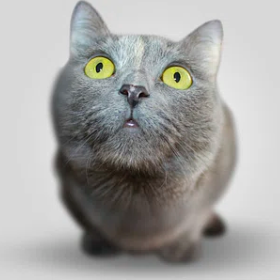
#> input picture Image Processing/cat.png, 280 x 280 px, found by its file name
$ jupyter execute Random_Numbers.ipynb   (shell and % lines are left out)
#> lines starting #> are read from the running program, lines starting #| are printed output that depends on the picture
# PHYS 481 Assignment 4

### Authors: Hayden Church, Aki Takimoto, Christian Salinas, Yuwan Nakamura

## Introduction
In this assignment, we analyze techinques of shuffling (riffle and overhand shuffling) and pseudorandom numbers applying it to programming. In addition, shuffling can be applied into image arrays with transformation. Finally, statistical tests (like Pearson's Chi-square) tests the hypothesis who a deck's sequence is drawn from a uniform random distribution.

[cell 1]
# Load standard libraries for numerical methods and plotting.
import numpy as np
import matplotlib.pyplot as plt

## Q1A

[cell 2]
#Q1A
deck_initial = np.zeros(52)
for i in range(len(deck_initial)):
    deck_initial[i] = i

def faro(deck, type):
    '''
    Takes in a original deck and the type of riffle shuffle (in or out) as arguments. Outputs a shuffled deck of cards.
    '''
    top = deck[0:26]                 #separate the input deck into top and bottom halves
    bottom = deck[26:52]
    shuffled = np.zeros(52)           #generates a blank deck of cards to copy the cards from the original deck into
    for j in range(len(top)):
        if type == 'out':              #if out shuffle, the top card stays the same
            shuffled[2*j] = top[j]
            shuffled[1 + 2*j] = bottom[j]
        if type == 'in':                  #if in shuffle, the top card is not the same
            shuffled[2*j] = bottom[j]
            shuffled[1 + 2*j] = top[j]

    return shuffled                          # returns the shuffled card


shuffles = 7                      #initialize number of shuffles executed in a row
decks = [deck_initial]    #list of decks, in which the shuffled version of the previous deck in the list will be appended to
for i in range(shuffles):
    decks.append(faro(decks[i], 'out'))     #apply faro shuffle to the last deck in the list of decks
print(decks[-1])                          #shows the deck after shuffles=7 shuffle.

Indeed 7 shuffles, the deck is not randomized because there is an obeservable pattern of +2 for each card in the first half of the deck, and the same pattern again in the other half.

## Q1B

[cell 3]
#Q1B
decks = [deck_initial, faro(deck_initial, 'in')]       #list of decks
counter = 1                                            #number of shuffles done

while np.allclose(decks[counter], deck_initial) is False:   #while loop that checks if deck has returned to original state
    decks.append(faro(decks[counter], 'in'))        #append shuffled version of the most recent deck in the list to the list
    counter = counter + 1                           #iterate counter

print(decks[-1])                          #show what the deck looks like after counter iterations.(should be original deck)
print('It takes', counter, 'shuffles for an in-shuffle to get back to the original deck.')

## Q1C

[cell 4]
#Q1C
def overhand(deck_initial, N):
    '''
    Takes the unshuffled deck and the number of cards taken from the top of the deck as arguments.
    Performs overhand shuffle
    '''
#> called with deck_initial = array of shape (52,), N = 8
    deck_new = np.zeros(52)              #creates blank deck to copy the cards into. this will be the shuffled deck
    for i in range(52//N):               #for loop that performs the shuffle for how many times N fits into 52
        deck_new[52 - (i+1)*N : 52 - i*N] = deck_initial[i*N : (i+1)*N]
    if 52//N != 0:                       #if 52 divided by N has a remainder, copies the remainder from original deck to copy
        deck_new[52 - ((52//N)+1)*N + np.abs((52 - ((52//N)+1)*N)) : 52 - (52//N)*N] = deck_initial[(52//N)*N : ((52//N)+1)*N - np.abs((52 - ((52//N)+1)*N))]
    return deck_new                      # returns shuffled deck

[cell 5]
N = 8                                                  #initialize how many cards are taken from top of deck
decks = [deck_initial, overhand(deck_initial, N)]      #list of decks that will contain decks from zero iteration(original) to N interations
counter = 1

while np.allclose(decks[counter], deck_initial) is False:  #while loop that stops when the deck has returned to original state
    decks.append(overhand(decks[counter], N))              #append shuffled version of the most previous deck in the list to the list
    counter = counter + 1                                  #iterate counter(represents number of iterations done)

print(decks[-1])                                           #shows that the deck has returned to original state
print('It takes', counter, 'shuffles for an overhand shuffle to get back to the original deck when N =', N, '.')

## Q1D

From a real card shuffle, there would be more iterations until the cards have returned to their original order. Humans can mess up their shuffle if they don't count the number of cards they have taken to shuffle. Like the overhand shuffle, they can accidentally grab more or less amount of block size N when shuffling. There can be miscounts or misplacements while they shuffle causing inconsistencies. But for in-shuffle, the number of times to shuffle back to the original order could be 7 times instead of the 52 times calculated here. Indeed, the mathematical models rely on systematic patterns, which removes randomness that can be seen in a real card shuffle such as human error; a person might not be able to perfectly execute a faro shuffle each time.

## Q2A

[cell 6]
#Q2A
import matplotlib

def catmap(square):
    """
    Apply Arnold's cat map to a square NxN numpy array
    using array indexing.
    """
    nx,ny = square.shape[0:2]
    assert (nx == ny & ny > 1)
    x, y = np.arange(nx), np.arange(ny)
    x1, y1 = np.meshgrid(x, y, sparse=False, indexing='ij')
    xx = x1 + y1
    yy = x1 + 2*y1
    return square[xx % nx, yy % ny]


def display_img(img1):
    """
    Display 1 RGBA images in matplotlib format inline in Jupyter.
    Disable any resizing of the images; show them at the exact resolution of the image without rescaling the pixel size.
    """
    dpi = matplotlib.rcParams['figure.dpi']  # dots per inch of the device
    height = img1.shape[0]
    width = img1.shape[1]
    figsize = width / float(dpi), height / float(dpi)
    plt.figure(figsize=figsize)
    plt.imshow(img1)


# read in image and create copy
img = plt.imread('cat.png')
#> img is the input picture: shape (280, 280, 3) float32; mean R, G, B 0.647, 0.645, 0.636
cat = img.copy()

# display the original unaltered image
display_img(img)
cat_iter = 0

# alter and display first 6 iterations
for i in range(6):
    img = catmap(img)
    display_img(img)
    cat_iter += 1
#> this loop made 6 passes
#> pass 1, `img = catmap(img)`:
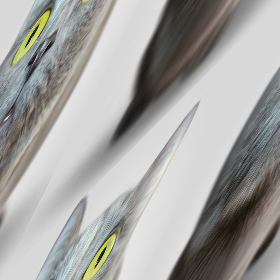
#> img: shape (280, 280, 3) float32; mean R, G, B 0.647, 0.645, 0.636
#> after the loop:
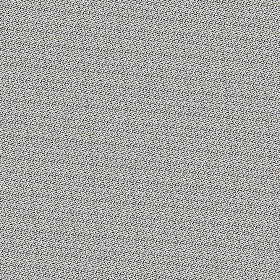
#> img: shape (280, 280, 3) float32; mean R, G, B 0.647, 0.645, 0.636
#> after the loop, cat_iter = 6
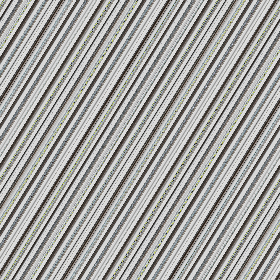
#> shown: shape (280, 280, 3) float32; mean R, G, B 0.647, 0.645, 0.636
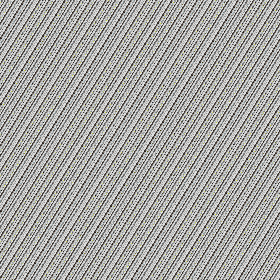
#> shown: shape (280, 280, 3) float32; mean R, G, B 0.647, 0.645, 0.636

## Q2B

[cell 7]
#Q2B

# iterate until altered image == original image
while 1:
    img = catmap(img)
    cat_iter += 1

    if ((img[i] == cat[i]).all()):
        break
#> this loop made 114 passes
#> pass 1, `img = catmap(img)`:
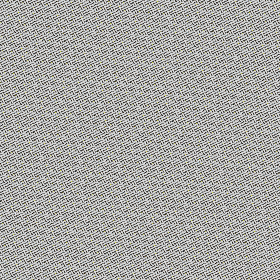
#> img: shape (280, 280, 3) float32; mean R, G, B 0.647, 0.645, 0.636
#> pass 2, `img = catmap(img)`:
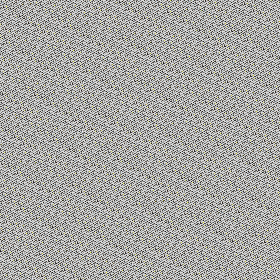
#> img: shape (280, 280, 3) float32; mean R, G, B 0.647, 0.645, 0.636
#> pass 3, `img = catmap(img)`:
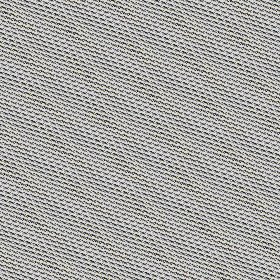
#> img: shape (280, 280, 3) float32; mean R, G, B 0.647, 0.645, 0.636
#> after the loop, cat_iter = 120

print("ITERATIONS UNTIL ORIGINAL STATE:", cat_iter)
#| ITERATIONS UNTIL ORIGINAL STATE: 120
display_img(img)

## Q2C
It is hard for computers to generate randomness because they are binary machines that are deterministic. There is no point in computation to introduce randomness because all calculations come from a series of 1s and 0s. The CPU takes inputs and is designed to give a specific output based on the input. Computers are completely deterministic, and algorithmically based from things as simple as truth tables and boolean logic that have been extended into logic gates. All of the math involved in building a computer is based off yes or no, true false, 1 or 0.

## Q3A

[cell 8]
#Q3A
from scipy.stats import chisquare

# setting for random shuffling
deck = list(range(0,52))
num_shuffle = 1000
all_sequences = len(deck)
drawn_box = []

def probability(deck, num_shuffle):
    # Create a random number generator instance
#> called with num_shuffle = 1000
    random = np.random.default_rng()

    # loop, shuffle deck, and append the first drawn card
    for i in range(num_shuffle):
        random.shuffle(deck)
        drawn_box.append(deck[0])  # draw first card

    # obtain histogram, sequence, chisquare stats, p values and probability
    hist, sequence = np.histogram(drawn_box, bins=52, range=(0,52))
    chisq, p_value = chisquare(hist)
    sequence = sequence[:-1]  # need to get rid of the last edge that is empty
    prob = hist/np.sum(hist)  # normalization

    # return necessary values
    return chisq, p_value, sequence, prob


# obtain X^2, p, sequence, and probability
chi, p, sequence, prob = probability(deck, num_shuffle)

# print and plot results
print("Chisq value =", chi)
print("p-value =", p)
plt.figure()
plt.xlabel("card number")
plt.ylabel("p")
plt.title("Probability Distribution of First Drawn Card after Random Shuffle")
plt.bar(sequence, prob)
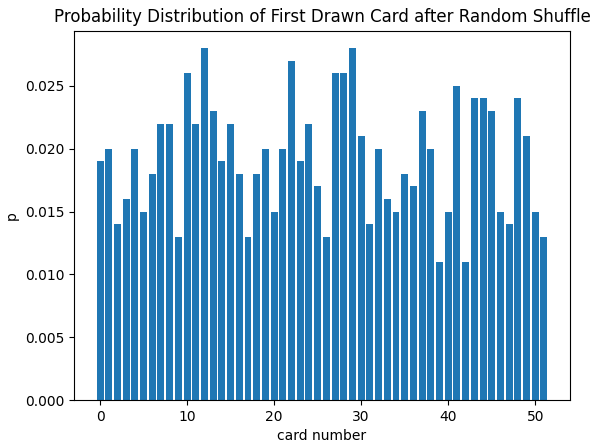
#> figure drawn by matplotlib, 1 panel

Throughout all the numbers, none show any deviation from large or small values of p. Only a couple of numbers did show small values of p, but not too concerning. Thus, this implys that the code results are consistent with the hypothesis that the seqences are drawn from a uniform random distribution.

## Q3B

[cell 9]
#Q3B, use riffle function from Q1

# setting for random shuffling
deck = list(range(0,52))
num_shuffle = 1000
drawn_box = []

def probability_riffle(deck, num_shuffle):
    # loop, shuffle deck, and append the first drawn card
#> called with num_shuffle = 1000
    for i in range(num_shuffle):
        deck = faro(deck, "in")  # Perform an in shuffle
        drawn_box.append(deck[0])  # draw first card

    # obtain histogram, sequence, chisquare stats, p values and probability
    hist, sequence = np.histogram(drawn_box, bins=52, range=(0,52))
    chisq, p_value = chisquare(hist)
    sequence = sequence[:-1]  # need to get rid of the last edge that is empty
    prob = hist/np.sum(hist)  # normalization

    # return necessary values
    return chisq, p_value, sequence, prob

# obtain X^2, p, sequence, and probability
chi, p, sequence, prob = probability_riffle(deck, num_shuffle)

# print and plot results
print("Chisq value =", chi)
print("p-value =", p)
plt.figure()
plt.xlabel("Card number")
plt.ylabel("p")
plt.title("Probability Distribution of First Drawn Card after Riffle Shuffle")
plt.bar(sequence, prob)
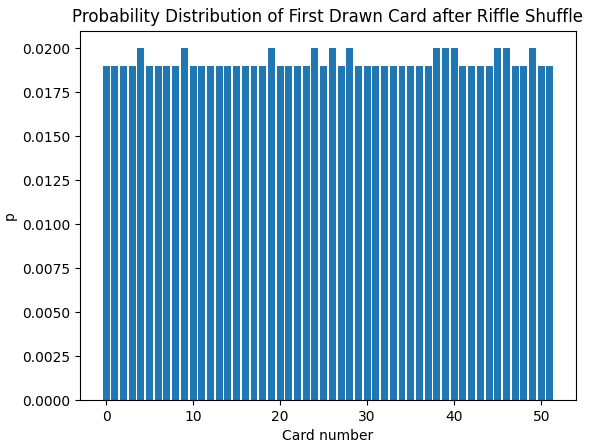
#> figure drawn by matplotlib, 1 panel

With the addition of riffle shuffle, the distribution is more consistent with one another with the limit of P values not going under 0.0175. Yet, They do not result below 0.05 or above 0.95, so the deck is consistent with the hypothesis that the sequences are drawn from a uniform random distribution.

## Q3C

[cell 10]
#Q3C
deck = list(range(0,52))
num_shuffle = 1000
drawn_box = []

def probability_52000(deck, num_shuffle):
    # Create a random number generator instance
#> called with num_shuffle = 1000
    random = np.random.default_rng()

    # loop, shuffle deck, and append the first drawn card
    for j in range(52):
        for i in range(num_shuffle):
            random.shuffle(deck)
            drawn_box.append(deck[j])  # draw first card

    # obtain histogram, sequence, chisquare stats, p values and probability
    hist, sequence = np.histogram(drawn_box, bins=52, range=(0,52))
    chisq, p_value = chisquare(hist)
    sequence = sequence[:-1]  # need to get rid of the last edge that is empty
    prob = hist/np.sum(hist)  # normalization

    # return necessary values
    return chisq, p_value, sequence, prob


# obtain X^2, p, sequence, and probability
chi, p, sequence, prob = probability_52000(deck, num_shuffle)

# print and plot results
print("Chisq value =", chi)
print("p-value =", p)
plt.figure()
plt.xlabel("card number")
plt.ylabel("p")
plt.title("Probability Distribution of 52 Combined Sequence")
plt.bar(sequence, prob)
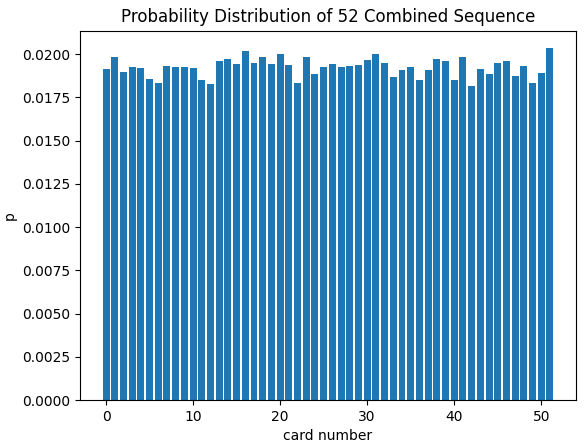
#> figure drawn by matplotlib, 1 panel; tallest bar 0.0203 high, from x = 50.6 to 51.4
